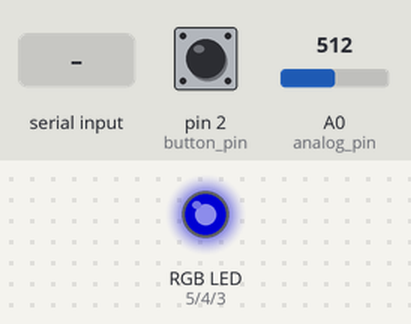
This sketch was run on a simulated Arduino Uno, built with avr-gcc and run on an emulated ATmega328P. On the bench: an RGB LED mixed from three pins (HIGH = lit). The inputs (shaded band) are chosen by the test bench; at power-on: A0 (analog_pin) = 512, pin 2 (button_pin) HIGH. Dim RGB values are drawn brighter than linear.

Above: at 1.2 s.
1.3 s: A0 (analog_pin) set to 716
At 2.5 s:
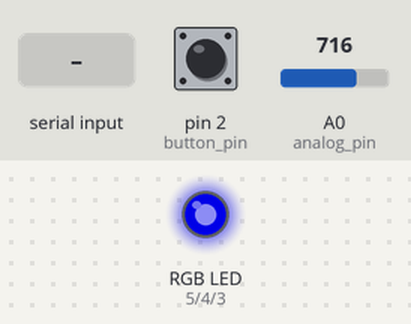
2.8 s: pin 2 (button_pin) pulled LOW for 0.15 s
At 2.87 s:
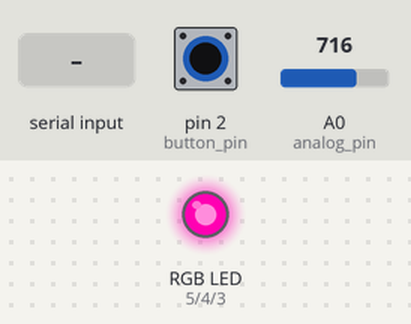
4.4 s: "200\n" received over Serial
At 5.0 s:
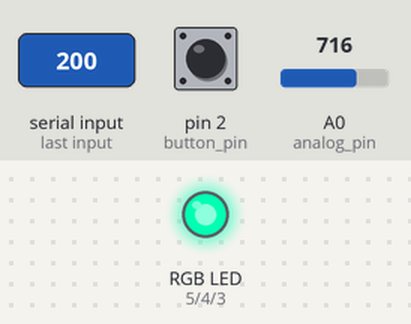
5.9 s: A0 (analog_pin) set to 900
At 7.1 s:
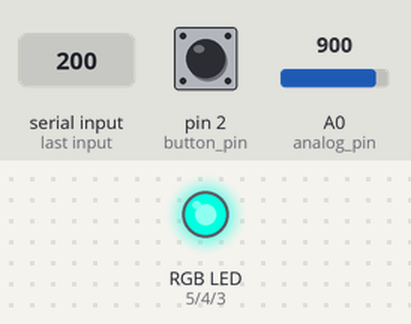
7.4 s: "90,45\n" received over Serial
At 8.5 s:
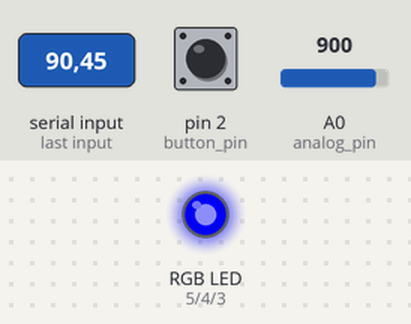
8.9 s: pin 2 (button_pin) pulled LOW for 1 s
At 9.4 s:
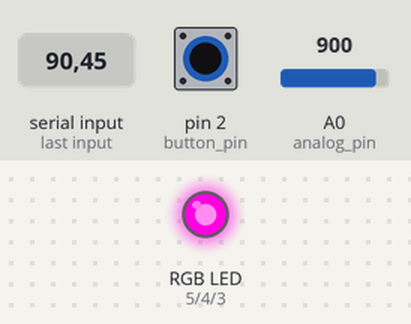
Timing chart, 0 to 11.9 s (numbered marks = the images above; inputs shaded):
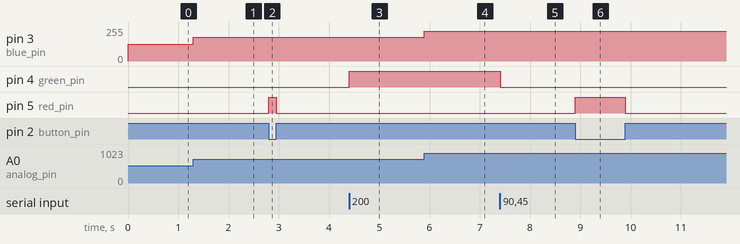

The sketch:

Task1-2.ino
```cpp
const int digital_pin = 13;
const int analog_pin = A0;
const int button_pin = 2;
const int red_pin = 5;
const int green_pin = 4;
const int blue_pin = 3;
int green_value = 0;
void setup() {
  // put your setup code here, to run once:

  pinMode(digital_pin, INPUT);
  pinMode(analog_pin, INPUT);
  pinMode(button_pin, INPUT_PULLUP);
  pinMode(red_pin, OUTPUT);
  pinMode(green_pin, OUTPUT);
  pinMode(blue_pin, OUTPUT);
  Serial.begin(9600);
}

void loop() {
  // put your main code here, to run repeatedly:

  int button_state = digitalRead(button_pin);
  if (button_state == LOW) {
    analogWrite(red_pin, 255);
  }
  else {
    analogWrite(red_pin, 0);
  }

   if (Serial.available() > 0) {
    String input = Serial.readStringUntil('\n');

    green_value = input.toInt();

    green_value = constrain(green_value, 0, 255);
  }

  analogWrite(green_pin, green_value);

  int analog_value = analogRead(analog_pin);
  int blue_value = map(analog_value, 0, 1023, 0, 255);
  analogWrite(blue_pin, blue_value);
}
```

Measured:
- after the input at 1.3 s, pin 3 (blue_pin): 127/255 → 178/255 at once
- after the input at 2.8 s, pin 5 (red_pin): LOW → HIGH at once, → LOW 0.15 s later
- after the input at 4.4 s, pin 4 (green_pin): LOW → HIGH at once
- after the input at 5.9 s, pin 3 (blue_pin): 178/255 → 224/255 at once
- after the input at 7.4 s, pin 4 (green_pin): HIGH → LOW at once
- after the input at 8.9 s, pin 5 (red_pin): LOW → HIGH at once, → LOW 1.0 s later
